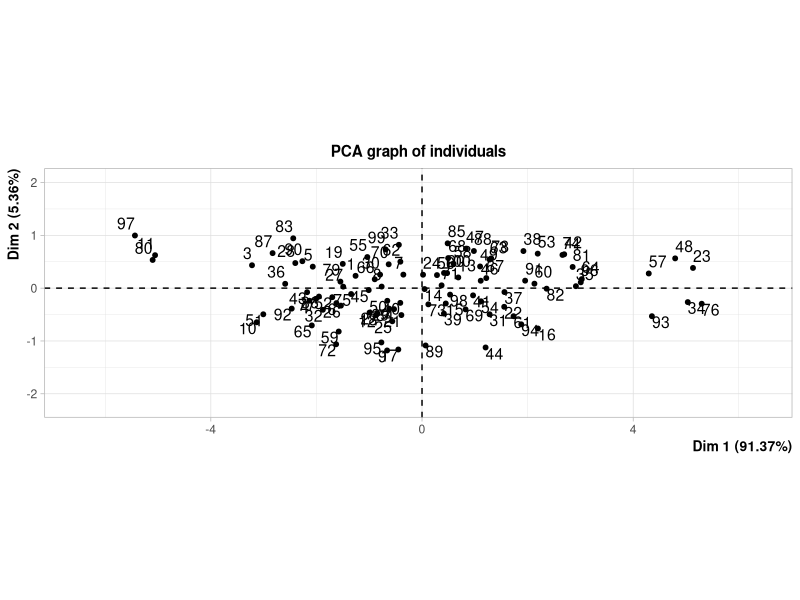
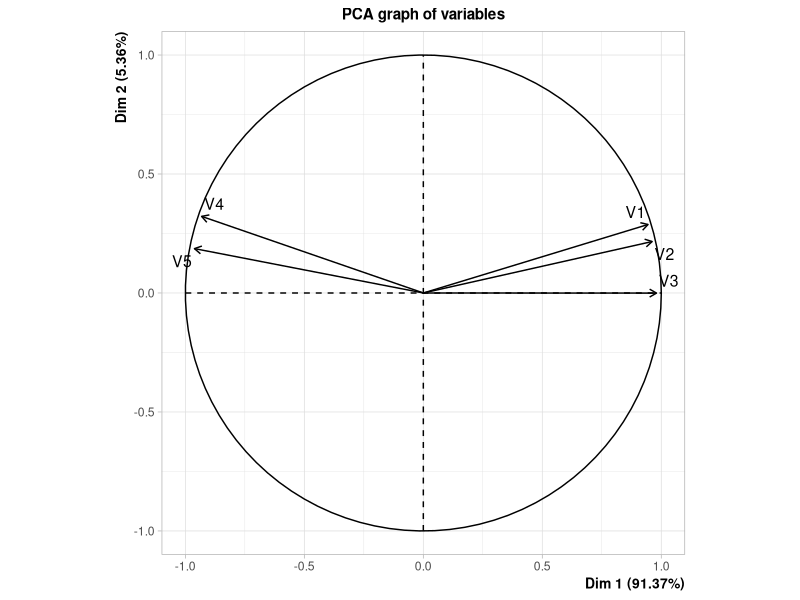
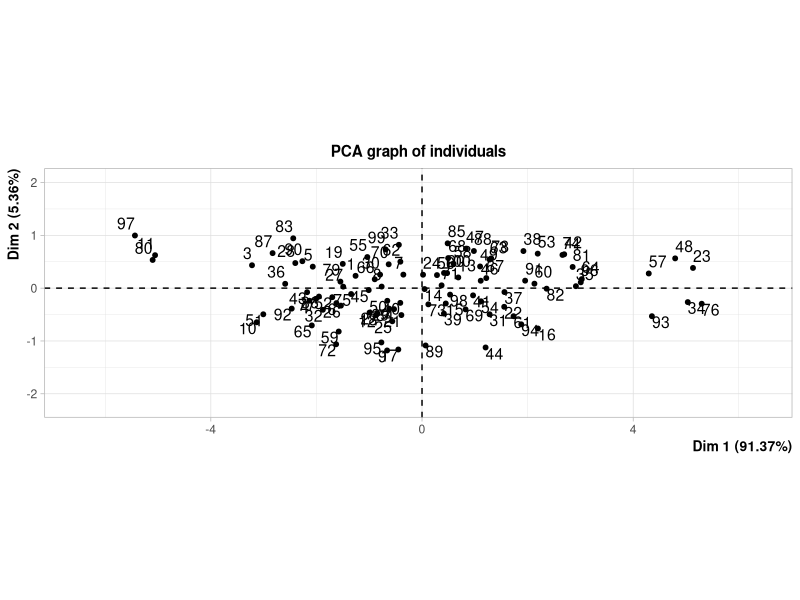
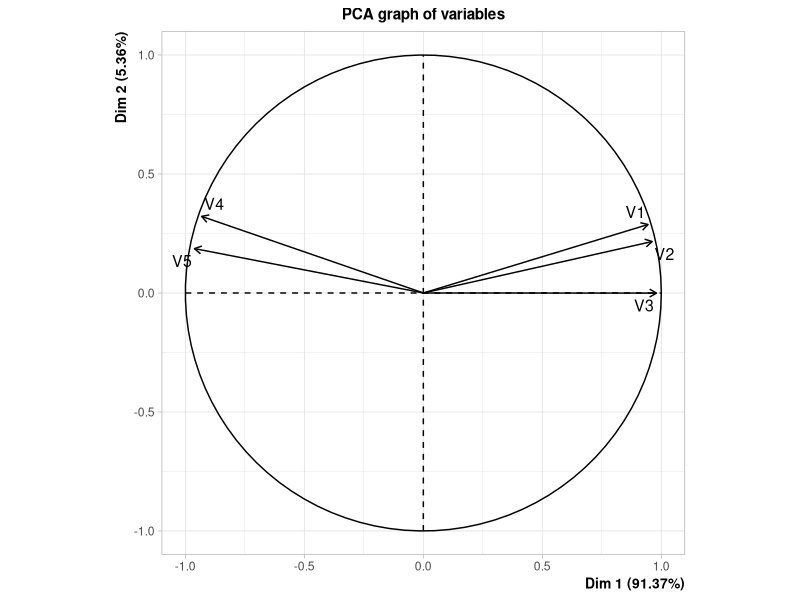
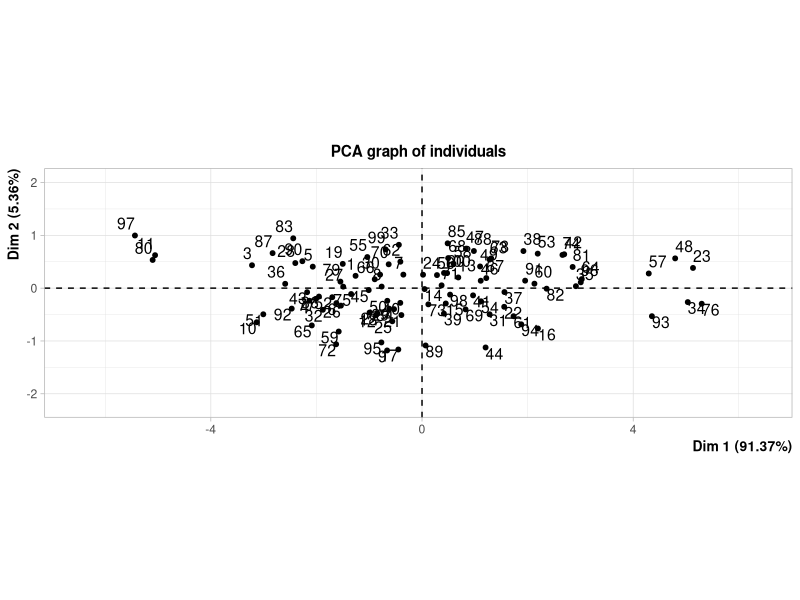
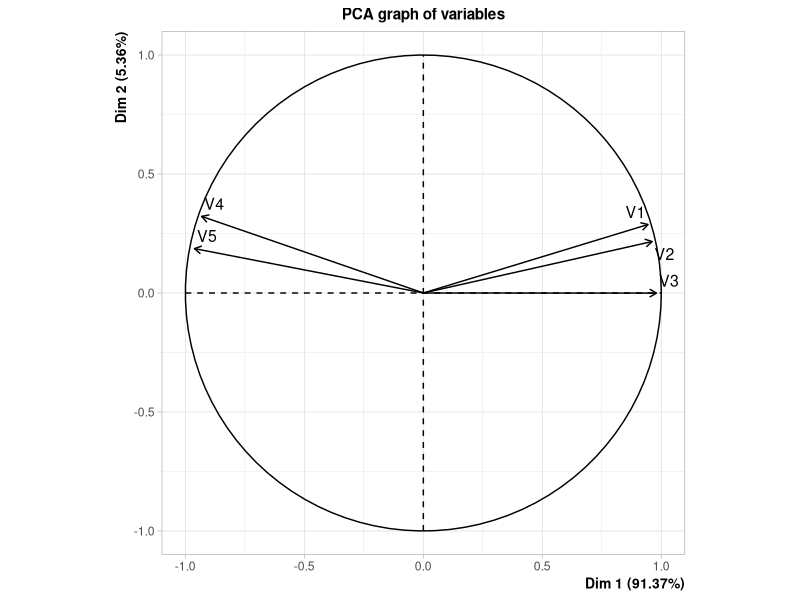
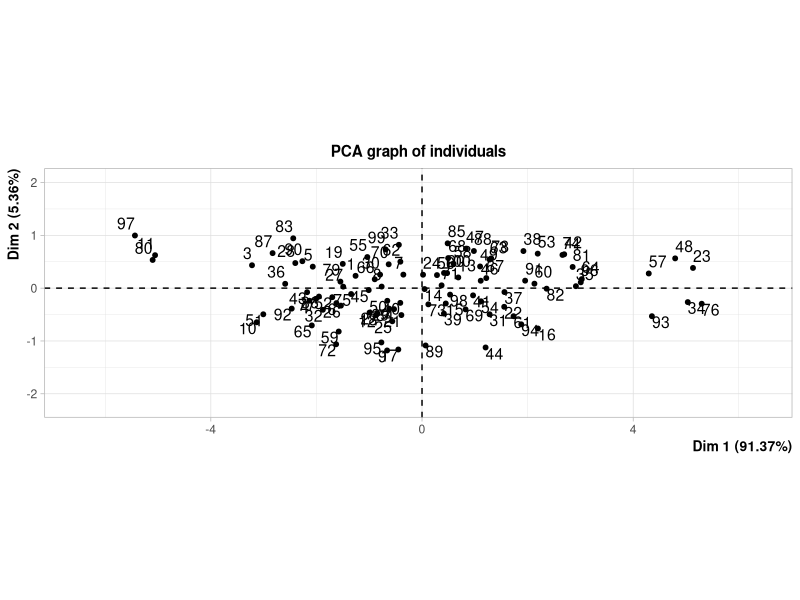
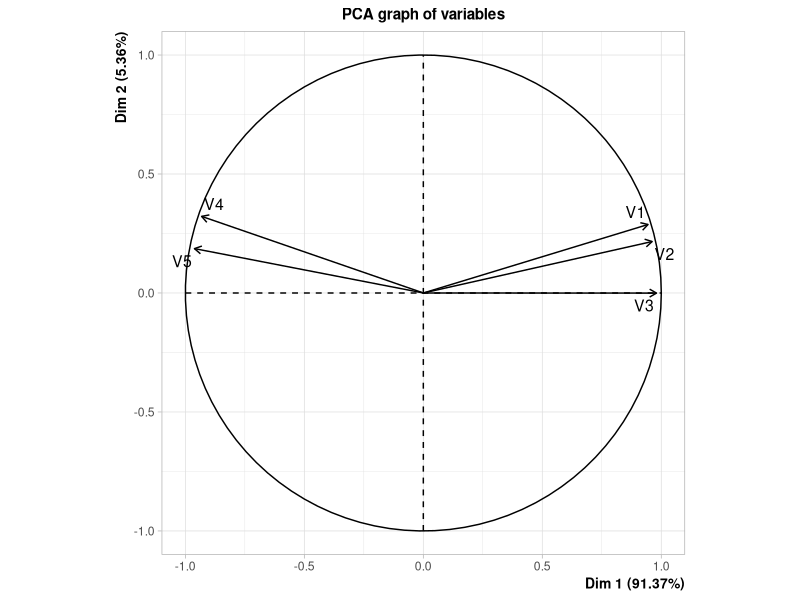

R code for these plots, in order: (Note: this script raises an error after producing the figures.)
library(MASS)
library(VGAM)
library(FactoMineR)

#####
## setup
#####
numObs = 100
numVar = 1000

## create data k = 2 
u = mvrnorm(numObs, mu = rep(0, 2), Sigma = matrix(c(1, 0, 0, 1), nrow = 2) )
tmp = qr(u)
orthU = qr.Q(tmp, complete=FALSE)

v = mvrnorm(numVar, mu = rep(0, 2), Sigma = matrix(c(1, 0, 0, 1), nrow = 2) )
tmp = qr(v)
orthV = qr.Q(tmp, complete=FALSE)

xD = diag(c(4, 3), 2)

#xSig = orthX %*% xD %*% t(orthX)
y = orthU %*% xD %*% t(orthV)
y = y + mvrnorm(numObs, mu = rep(0, numVar), Sigma = diag(mean(diag(cov(y)))/2, numVar))
#test = svd(y)
#y = mvrnorm(numObs, mu = rep(0, 1000), Sigma = xSig) + 
#    mvrnorm(numObs, mu = rep(0, 1000), Sigma = diag(mean(diag(xSig)), numVar))

rSqs = rep(NA, numVar)
for(a in 1:numVar){
    rSqs[a] = summary(lm(y[,a] ~ orthU))$adj.r.squared
}
summary(rSqs)

#fullFac = PCA(y, graph = F)
#fullFac2 = dimdesc(fullFac, axes = 1:2, proba = 1)
#hist(abs(fullFac2$Dim.1$quanti[,1]))
#hist(abs(fullFac2$Dim.2$quanti[,1]))

#foobar = cbind(abs(fullFac2$Dim.1$quanti[order(rownames(fullFac2$Dim.1$quanti)), 1]),
#           abs(fullFac2$Dim.2$quanti[order(rownames(fullFac2$Dim.2$quanti)), 1]))
#foobar = foobar[order(rowMeans(foobar), decreasing = T), ]
#View(foobar)

#orderY = as.numeric(sub("V", "", row.names(foobar)))
#orderY = as.numeric(sub("V", "", row.names(fullFac2$Dim.1$quanti)))
#newY = y[, orderY]
newY = y[, order(rSqs, decreasing = T)]

#####
## newest sims
#####
k = 2
p = c(5, 25, 50, 101, 500, 1000)
epsilon = seq(0.1, 1, 0.1)
numSim = 1
totOut = length(p) * length(epsilon) * numSim
outList = vector("list", length(p))


for(c in 1:length(p)){
    time = proc.time()
    outList[[c]] = vector("list", length(epsilon))
    
    DF = scale(newY[, 1:p[c]])
    #DF = scale(newY[, sample(1:1000, p[c])])
    d = min(p[c], numObs)
    xsvd = svd(DF)
    resid = DF - xsvd$u[, 1:k] %*% diag(xsvd$d[1:k], k) %*% t(xsvd$v[, 1:k])
    
    gsV = sqrt(p[c] * numObs) / (xsvd$d[1] - xsvd$d[2])
    gsL = sqrt(p[c] * k)
    
    for(b in 1:length(epsilon)){
        outList[[c]][[b]] = matrix(NA, nrow = p[c] * numSim, ncol = 4)
        colnames(outList[[c]][[b]]) = c("real1", "real2", "noise1", "noise2")
    
        for(n in 1:numSim){
            newU = matrix(NA, nrow = numObs, ncol = k)
            newD = rep(NA, k)
            for(a in 1:k){
                newU[, a] = xsvd$u[, a, drop = F] + rlaplace(numObs, 0, gsV / epsilon[b])
                newD[a] = xsvd$d[a] + rlaplace(1, 0, gsL / epsilon[b])
            }
            
            c1 = solve(t(newU) %*% newU)
            c2 =  eigen(c1)$vectors %*% diag(sqrt(eigen(c1)$values), k) %*% t(eigen(c1)$vectors)
            newU = newU %*% c2
            
            DFE = scale(newU %*% diag(newD, k) %*% t(xsvd$v[, 1:2])) + resid[sample(1:numObs, numObs),]
            DFE = scale(newU %*% diag(newD, k) %*% t(xsvd$v[, 1:2]))
            
            boo = PCA(DF, graph = T)
            foo = PCA(DFE, graph = F)
            
            outList[[c]][[b]][(1 + (n - 1) * p[c]):((n) * p[c]), 1:4] = cbind(
                dimdesc(boo, axes = 1:2, proba = 1)$Dim.1$quanti[, 1, drop = F][
                    order(rownames(dimdesc(boo, axes = 1:2, proba = 1)$Dim.1$quanti[, 1, drop = F])),],
                dimdesc(boo, axes = 1:2, proba = 1)$Dim.2$quanti[, 1, drop = F][
                    order(rownames(dimdesc(boo, axes = 1:2, proba = 1)$Dim.2$quanti[, 1, drop = F])),],
                dimdesc(foo, axes = 1:2, proba = 1)$Dim.1$quanti[, 1, drop = F][
                    order(rownames(dimdesc(foo, axes = 1:2, proba = 1)$Dim.1$quanti[, 1, drop = F])),],
                dimdesc(foo, axes = 1:2, proba = 1)$Dim.2$quanti[, 1, drop = F][
                    order(rownames(dimdesc(foo, axes = 1:2, proba = 1)$Dim.2$quanti[, 1, drop = F])),])
        }
        cat(b)    
    }
    print(proc.time() - time)
    cat(c, "\n")
    
}

resultsMu1 = matrix(NA, ncol = 6, nrow = 10)
resultsMu2 = matrix(NA, ncol = 6, nrow = 10)
for(c in 1:10){
    for(b in 1:6){
        hold = outList[[b]][[c]]
        resultsMu1[c, b] = mean(abs(hold[, 1] - hold[, 3]))
        resultsMu2[c, b] = mean(abs(hold[, 2] - hold[, 4]))
    }
}

summary(abs(outList[[1]][[10]][, 1] - outList[[1]][[10]][, 3]))
hist(outList[[1]][[10]][, 1])
hist(outList[[1]][[10]][, 3])

#DFE = scale(newU %*% diag(newD, k) %*% t(xsvd$v[, 1:2]))
#summary(simOut)
#summary(simOut[,1] - simOut[,3])
#summary(simOut[,2] - simOut[,4])
#hist(simOut[,1] - simOut[,3])
#hist(simOut[,2] - simOut[,4])


#####
## interpret results
#####

## one set
dim(test)
resultsMu1 = matrix(NA, ncol = 6, nrow = 10)
resultsMu2 = matrix(NA, ncol = 6, nrow = 10)
resultsSd1 = matrix(NA, ncol = 6, nrow = 10)
resultsSd2 = matrix(NA, ncol = 6, nrow = 10)
for(c in 1:10){
    for(b in 1:6){
        resultsMu1[c, b] = 0
        resultsMu2[c, b] = 0
        resultsSd1[c, b] = 0
        resultsSd2[c, b] = 0
        for(a in 1:100){
                hold = test[c, (a + (b - 1) * 100)][[1]]
                resultsMu1[c, b] = (mean(abs(hold[, 1] - hold[, 3])) + resultsMu1[c, b] * (a - 1)) / a
                
                resultsMu2[c, b] = (mean(abs(hold[, 2] - hold[, 4])) + resultsMu2[c, b] * (a - 1)) / a
                
                resultsSd1[c, b] = (sd(abs(hold[, 1] - hold[, 3])) + resultsSd1[c, b] * (a - 1)) / a
                
                resultsSd2[c, b] = (sd(abs(hold[, 2] - hold[, 4])) + resultsSd2[c, b] * (a - 1)) / a
        }
    }
}

par(mfrow = c(1, 2))
plot(resultsMu1[,1], ylim = range(resultsMu1), type = "b", col = 1)
for(a in 2:6){
    lines(resultsMu1[, a], type = "b", col = a)
}

plot(resultsMu2[,1], ylim = range(resultsMu2), type = "b", col = 1)
for(a in 2:6){
    lines(resultsMu2[, a], type = "b", col = a)
}

plot(resultsSd1[,1], ylim = range(resultsSd1), type = "b", col = 1)
for(a in 2:6){
    lines(resultsSd1[, a], type = "b", col = a)
}

plot(resultsSd2[,1], ylim = range(resultsSd2), type = "b", col = 1)
for(a in 2:6){
    lines(resultsSd2[, a], type = "b", col = a)
}


## no bootstrap
dim(test2)
results2Mu1 = matrix(NA, ncol = 6, nrow = 10)
results2Mu2 = matrix(NA, ncol = 6, nrow = 10)
results2Sd1 = matrix(NA, ncol = 6, nrow = 10)
results2Sd2 = matrix(NA, ncol = 6, nrow = 10)
for(c in 1:10){
    for(b in 1:6){
        results2Mu1[c, b] = 0
        results2Mu2[c, b] = 0
        results2Sd1[c, b] = 0
        results2Sd2[c, b] = 0
        for(a in 1:100){
            hold = test2[c, (a + (b - 1) * 100)][[1]]
            results2Mu1[c, b] = (mean(abs(hold[, 1] - hold[, 3])) + results2Mu1[c, b] * (a - 1)) / a
            
            results2Mu2[c, b] = (mean(abs(hold[, 2] - hold[, 4])) + results2Mu2[c, b] * (a - 1)) / a
            
            results2Sd1[c, b] = (sd(abs(hold[, 1] - hold[, 3])) + results2Sd1[c, b] * (a - 1)) / a
            
            results2Sd2[c, b] = (sd(abs(hold[, 2] - hold[, 4])) + results2Sd2[c, b] * (a - 1)) / a
        }
    }
}

par(mfrow = c(1, 2))
plot(results2Mu1[,1], ylim = range(results2Mu1), type = "b", col = 1)
for(a in 2:6){
    lines(results2Mu1[, a], type = "b", col = a)
}

plot(results2Mu2[,1], ylim = range(results2Mu2), type = "b", col = 1)
for(a in 2:6){
    lines(results2Mu2[, a], type = "b", col = a)
}

plot(results2Sd1[,1], ylim = range(results2Sd1), type = "b", col = 1)
for(a in 2:6){
    lines(results2Sd1[, a], type = "b", col = a)
}

plot(results2Sd2[,1], ylim = range(results2Sd2), type = "b", col = 1)
for(a in 2:6){
    lines(results2Sd2[, a], type = "b", col = a)
}


## multiple imputes
dim(test3)
results3Mu1 = matrix(NA, ncol = 6, nrow = 10)
results3Mu2 = matrix(NA, ncol = 6, nrow = 10)
results3Sd1 = matrix(NA, ncol = 6, nrow = 10)
results3Sd2 = matrix(NA, ncol = 6, nrow = 10)
for(c in 1:10){
    for(b in 1:6){
        results3Mu1[c, b] = 0
        results3Mu2[c, b] = 0
        results3Sd1[c, b] = 0
        results3Sd2[c, b] = 0
        for(a in 1:100){
            hold = test3[c, (a + (b - 1) * 100)][[1]]
            
            tempMu1 = tempMu2 = tempSd1 = tempSd2 = 0
            for(m in 1:5){
                tempMu1 = (mean(abs(hold[, 1] - hold[, (1 + 2 * m)])) + tempMu1 * (m - 1)) / m
                tempMu2 = (mean(abs(hold[, 2] - hold[, (2 + 2 * m)])) + tempMu2 * (m - 1)) / m
                tempSd1 = (sd(abs(hold[, 1] - hold[, (1 + 2 * m)])) + tempSd1 * (m - 1)) / m
                tempSd2 = (sd(abs(hold[, 2] - hold[, (2 + 2 * m)])) + tempSd2 * (m - 1)) / m
            }
            
            results3Mu1[c, b] = (tempMu1 + results3Mu1[c, b] * (a - 1)) / a
            
            results3Mu2[c, b] = (tempMu2 + results3Mu2[c, b] * (a - 1)) / a
            
            results3Sd1[c, b] = (tempSd1 + results3Sd1[c, b] * (a - 1)) / a
            
            results3Sd2[c, b] = (tempSd2 + results3Sd2[c, b] * (a - 1)) / a
        }
    }
}

par(mfrow = c(2, 2))
plot(results3Mu1[,1], ylim = range(results3Mu1), type = "b")
for(a in 2:6){
    lines(results3Mu1[, a], type = "b")
}

plot(results3Mu2[,1], ylim = range(results3Mu2), type = "b")
for(a in 2:6){
    lines(results3Mu2[, a], type = "b")
}

plot(results3Sd1[,1], ylim = range(results3Sd1), type = "b")
for(a in 2:6){
    lines(results3Sd1[, a], type = "b")
}

plot(results3Sd2[,1], ylim = range(results3Sd2), type = "b")
for(a in 2:6){
    lines(results3Sd2[, a], type = "b")
}

#####
## all plot together
#####
par(mfrow = c(3, 2))

plot(resultsMu1[,1], ylim = range(c(resultsMu1, results2Mu1, results3Mu1)), type = "b", col = 1)
for(a in 4:6){
    lines(resultsMu1[, a], type = "b", col = a)
}

plot(resultsMu2[,1], ylim = range(c(resultsMu2, results2Mu2, results3Mu2)), type = "b", col = 1)
for(a in 4:6){
    lines(resultsMu2[, a], type = "b", col = a)
}

plot(results2Mu1[,1], ylim = range(c(resultsMu1, results2Mu1, results3Mu1)), type = "b", col = 1)
for(a in 4:6){
    lines(results2Mu1[, a], type = "b", col = a)
}

plot(results2Mu2[,1], ylim = range(c(resultsMu2, results2Mu2, results3Mu2)), type = "b", col = 1)
for(a in 4:6){
    lines(results2Mu2[, a], type = "b", col = a)
}

plot(results3Mu1[,1], ylim = range(c(resultsMu1, results2Mu1, results3Mu1)), type = "b")
for(a in 4:6){
    lines(results3Mu1[, a], type = "b", col = a)
}

plot(results3Mu2[,1], ylim = range(c(resultsMu2, results2Mu2, results3Mu2)), type = "b")
for(a in 4:6){
    lines(results3Mu2[, a], type = "b", col = a)
}

par(mfrow = c(3, 2))

plot(resultsSd1[,1], ylim = range(c(resultsSd1, results2Sd1, results3Sd1)), type = "b", col = 1)
for(a in 4:6){
    lines(resultsSd1[, a], type = "b", col = a)
}

plot(resultsSd2[,1], ylim = range(c(resultsSd2, results2Sd2, results3Sd2)), type = "b", col = 1)
for(a in 4:6){
    lines(resultsSd2[, a], type = "b", col = a)
}

plot(results2Sd1[,1], ylim = range(c(resultsSd1, results2Sd1, results3Sd1)), type = "b", col = 1)
for(a in 4:6){
    lines(results2Sd1[, a], type = "b", col = a)
}

plot(results2Sd2[,1], ylim = range(c(resultsSd2, results2Sd2, results3Sd2)), type = "b", col = 1)
for(a in 4:6){
    lines(results2Sd2[, a], type = "b", col = a)
}

plot(results3Sd1[,1], ylim = range(c(resultsSd1, results2Sd1, results3Sd1)), type = "b")
for(a in 4:6){
    lines(results3Sd1[, a], type = "b", col = a)
}

plot(results3Sd2[,1], ylim = range(c(resultsSd2, results2Sd2, results3Sd2)), type = "b")
for(a in 4:6){
    lines(results3Sd2[, a], type = "b", col = a)
}



#####
## just add noise and re-orth
#####
k = 2
p = c(5, 25, 50, 101, 500, 1000)
epsilon = seq(0.1, 1, 0.1)
numSim = 100
totOut = length(p) * length(epsilon) * numSim
outList = vector("list", length(p))

for(c in 1:length(p)){
    outList[[c]] = vector("list", length(epsilon))
    
    DF = scale(y[, 1:p[c]])
    d = min(p[c], numObs)
    xsvd = svd(DF)
    
    gsV = sqrt(p[c] * numObs) / (xsvd$d[1] - xsvd$d[2])
    gsL = sqrt(p[c] * k)
    
    for(b in 1:length(epsilon)){
        outList[[c]][[b]] = matrix(NA, nrow = p[c] * numSim, ncol = 4)
        colnames(outList[[c]][[b]]) = c("real1", "real2", "noise1", "noise2")
        
        for(n in 1:numSim){
            newU = matrix(NA, nrow = numObs, ncol = k)
            newV = matrix(NA, nrow = p[c], ncol = k)
            newD = rep(NA, k)
            for(a in 1:k){
                newU[, a] = xsvd$u[, a, drop = F] + rlaplace(numObs, 0, gsV / epsilon[b])
                newV[, a] = xsvd$v[, a, drop = F] + rlaplace(p[c], 0, gsV / epsilon[b])
                newD[a] = xsvd$d[a] + rlaplace(1, 0, gsL)
            }
            
            c1 = solve(t(newV) %*% newV)
            c2 =  eigen(c1)$vectors %*% diag(sqrt(eigen(c1)$values), k) %*% t(eigen(c1)$vectors)
            newV = newV %*% c2
            
            c1 = solve(t(newU) %*% newU)
            c2 =  eigen(c1)$vectors %*% diag(sqrt(eigen(c1)$values), k) %*% t(eigen(c1)$vectors)
            newU = newU %*% c2
            
            DFE = newU %*% diag(newD, k) %*% t(newV)
            
            boo = PCA(DF, graph = F)
            foo = PCA(DFE, graph = F)
            
            outList[[c]][[b]][(1 + (n - 1) * p[c]):((n) * p[c]), 1:4] = 
                                        cbind(dimdesc(boo, axes = 1:2, proba = 1)$Dim.1$quanti[, 1, drop = F],
                                              dimdesc(boo, axes = 1:2, proba = 1)$Dim.2$quanti[, 1, drop = F],
                                              dimdesc(foo, axes = 1:2, proba = 1)$Dim.1$quanti[, 1, drop = F],
                                              dimdesc(foo, axes = 1:2, proba = 1)$Dim.2$quanti[, 1, drop = F])
        }
        
        cat(b)
    }
    
    cat(c, "\n")
}

save(outList, file = "addNoiseSim.RData")

#####
## visualize
#####
par(mfrow = c(2,2))
for(b in 1:6){
    for(a in 1:4){
        hist(outList[[b]][[1]][, a])
    }
}

#####
## add noise, re-orth,just to u
#####

DF = scale(y[, sample(1:1000, p[c], replace = F)])
d = min(p[c], numObs)
xsvd = svd(DF)

gsV = sqrt(p[c] * numObs) / (xsvd$d[1] - xsvd$d[2])
gsL = sqrt(p[c] * k)

newU = matrix(NA, nrow = numObs, ncol = k)
#newV = matrix(NA, nrow = p[c], ncol = k)
newD = rep(NA, k)
for(a in 1:k){
    newU[, a] = xsvd$u[, a, drop = F] + rlaplace(numObs, 0, gsV / epsilon[b])
    #newV[, a] = xsvd$v[, a, drop = F] + rlaplace(p[c], 0, gsV / epsilon[b])
    newD[a] = xsvd$d[a] + rlaplace(1, 0, gsL)
}

c1 = solve(t(newV) %*% newV)
c2 =  eigen(c1)$vectors %*% diag(sqrt(eigen(c1)$values), k) %*% t(eigen(c1)$vectors)
newV = newV %*% c2

c1 = solve(t(newU) %*% newU)
c2 =  eigen(c1)$vectors %*% diag(sqrt(eigen(c1)$values), k) %*% t(eigen(c1)$vectors)
newU = newU %*% c2

DFE = scale(newU %*% diag(newD, k) %*% t(xsvd$v[, 1:2]))
#DFE = scale(newU %*% diag(newD, k) %*% t(newV))
#DFE = scale(xsvd$u[, 1:2] %*% diag(newD, k) %*% t(newV))
summary(DFE)

esvd = svd(DFE)

summary(esvd$u)
summary(newU)
summary(xsvd$u)

summary(esvd$v)
summary(newV)
summary(xsvd$v)

esvd$d
newD
xsvd$d

boo = PCA(DF, graph = T)
foo = PCA(DFE, graph = T)


simOut = cbind(dimdesc(boo, axes = 1:2, proba = 1)$Dim.1$quanti[, 1, drop = F][
    order(rownames(dimdesc(boo, axes = 1:2, proba = 1)$Dim.1$quanti[, 1, drop = F])),],
    dimdesc(boo, axes = 1:2, proba = 1)$Dim.2$quanti[, 1, drop = F][
        order(rownames(dimdesc(boo, axes = 1:2, proba = 1)$Dim.2$quanti[, 1, drop = F])),],
    dimdesc(foo, axes = 1:2, proba = 1)$Dim.1$quanti[, 1, drop = F][
        order(rownames(dimdesc(foo, axes = 1:2, proba = 1)$Dim.1$quanti[, 1, drop = F])),],
    dimdesc(foo, axes = 1:2, proba = 1)$Dim.2$quanti[, 1, drop = F][
        order(rownames(dimdesc(foo, axes = 1:2, proba = 1)$Dim.2$quanti[, 1, drop = F])),])
summary(simOut[,1] - simOut[,3])
summary(simOut[,2] - simOut[,4])
hist(simOut[,1] - simOut[,3])
hist(simOut[,2] - simOut[,4])

#####
## add noise, re-orth, synth
#####

DF = scale(y[, sample(1:1000, p[c], replace = F)])
d = min(p[c], numObs)
xsvd = svd(DF)
resid = DF - xsvd$u[, 1:2] %*% diag(xsvd$d[1:2], 2) %*% t(xsvd$v[, 1:2])

gsV = sqrt(p[c] * numObs) / (xsvd$d[1] - xsvd$d[2])
gsL = sqrt(p[c] * k)

newU = matrix(NA, nrow = numObs, ncol = k)
#newV = matrix(NA, nrow = p[c], ncol = k)
newD = rep(NA, k)
for(a in 1:k){
    newU[, a] = xsvd$u[, a, drop = F] + rlaplace(numObs, 0, gsV / epsilon[b])
    #newV[, a] = xsvd$v[, a, drop = F] + rlaplace(p[c], 0, gsV / epsilon[b])
    newD[a] = xsvd$d[a] + rlaplace(1, 0, gsL)
}

#c1 = solve(t(newV) %*% newV)
#c2 =  eigen(c1)$vectors %*% diag(sqrt(eigen(c1)$values), k) %*% t(eigen(c1)$vectors)
#newV = newV %*% c2

c1 = solve(t(newU) %*% newU)
c2 =  eigen(c1)$vectors %*% diag(sqrt(eigen(c1)$values), k) %*% t(eigen(c1)$vectors)
newU = newU %*% c2

DFE = scale(newU %*% diag(newD, k) %*% t(xsvd$v[, 1:2]))
DFE = scale(newU %*% diag(newD, k) %*% t(xsvd$v[, 1:2])) + resid[sample(1:numObs, numObs),]
#DFE = scale(newU %*% diag(newD, k) %*% t(newV))
#DFE = scale(xsvd$u[, 1:2] %*% diag(newD, k) %*% t(newV))
summary(DFE)

esvd = svd(DFE)

boo = PCA(DF, graph = T)
foo = PCA(DFE, graph = T)

simOut = cbind(dimdesc(boo, axes = 1:2, proba = 1)$Dim.1$quanti[, 1, drop = F][
    order(rownames(dimdesc(boo, axes = 1:2, proba = 1)$Dim.1$quanti[, 1, drop = F])),],
    dimdesc(boo, axes = 1:2, proba = 1)$Dim.2$quanti[, 1, drop = F][
        order(rownames(dimdesc(boo, axes = 1:2, proba = 1)$Dim.2$quanti[, 1, drop = F])),],
    dimdesc(foo, axes = 1:2, proba = 1)$Dim.1$quanti[, 1, drop = F][
        order(rownames(dimdesc(foo, axes = 1:2, proba = 1)$Dim.1$quanti[, 1, drop = F])),],
    dimdesc(foo, axes = 1:2, proba = 1)$Dim.2$quanti[, 1, drop = F][
        order(rownames(dimdesc(foo, axes = 1:2, proba = 1)$Dim.2$quanti[, 1, drop = F])),])
simOut
View(simOut)
summary(simOut[,1] - simOut[,3])
summary(simOut[,2] - simOut[,4])
hist(simOut[,1] - simOut[,3])
hist(simOut[,2] - simOut[,4])
